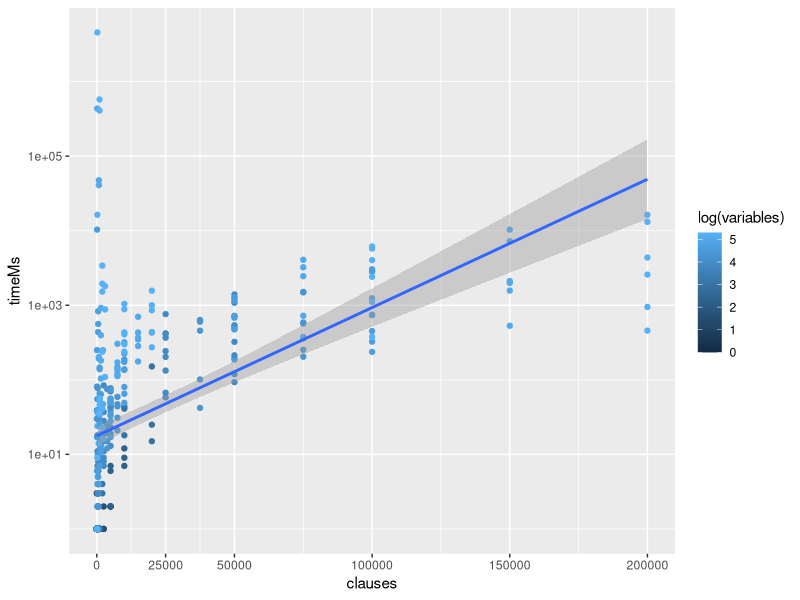

The R source for this figure:
library(magrittr)

table <- read.csv2("./dane/results.csv")

table$result <- as.logical(table$result)
table$timeMs[table$timeMs == 0] <- 1

my_tibble <- tibble::tibble(table)

summary(my_tibble)

my_tibble %>% 
  ggplot2::ggplot(ggplot2::aes(clauses, timeMs, colour = log(variables))) +
  ggplot2::geom_jitter(width = 5) +
  ggplot2::scale_y_log10() +
  ggplot2::scale_x_continuous(breaks = c(0, 25000, 50000, 100000, 150000, 200000)) +
  ggplot2::geom_smooth(method='lm')

lm(log(timeMs) ~ clauses, data = my_tibble) # Cos mi tu nie gra, ale juz ide spac...
